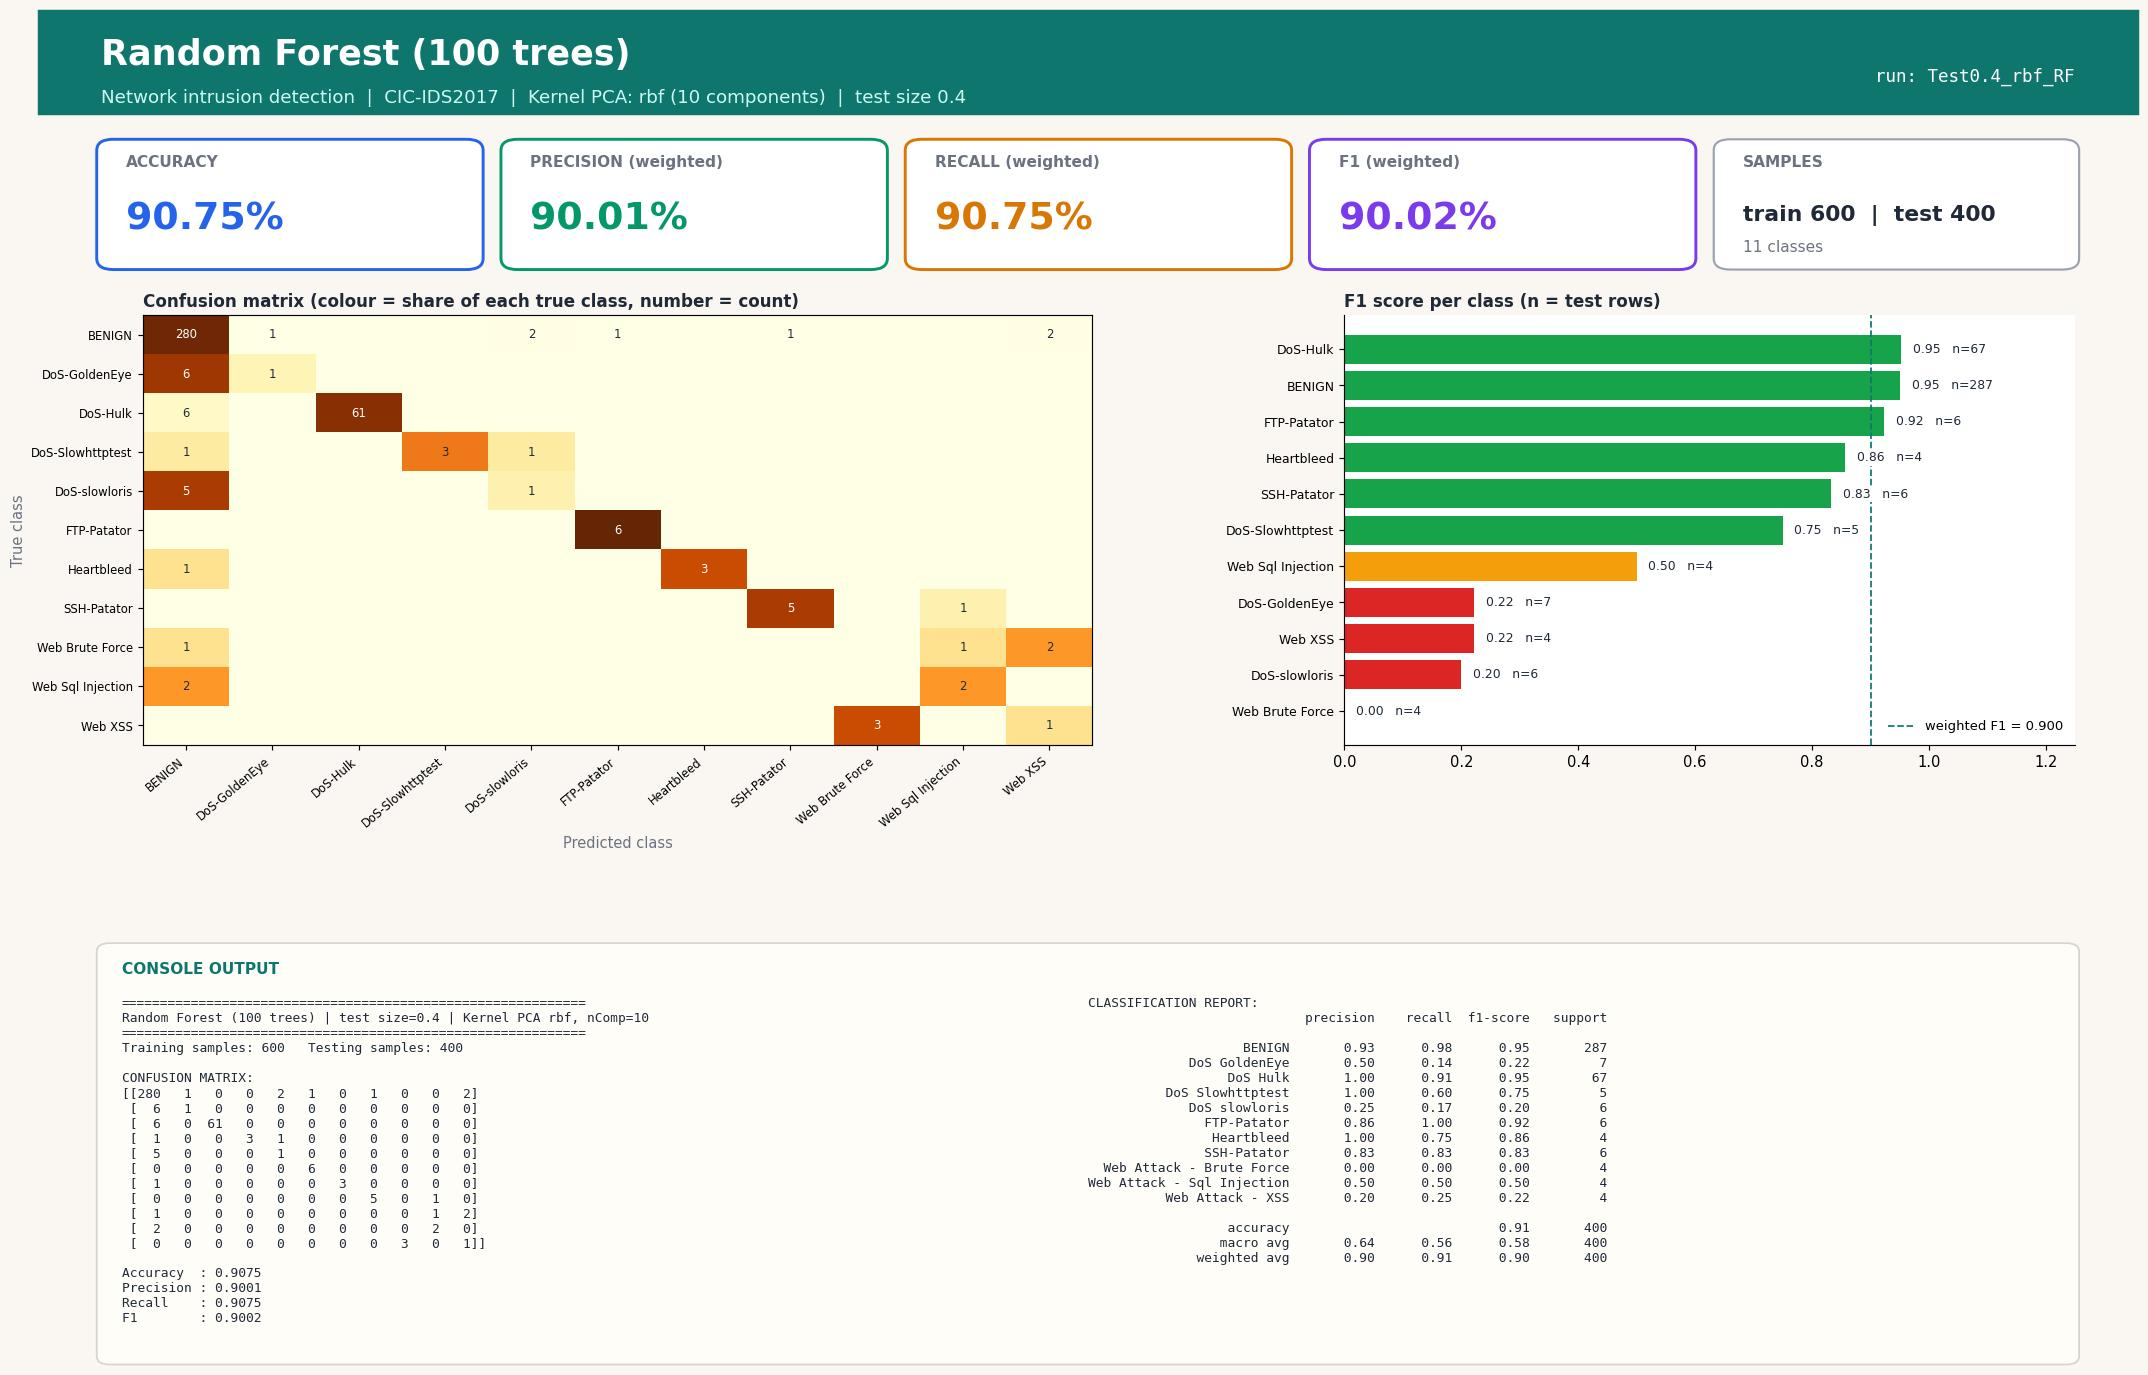

This chart was generated by the following Python code:
#!/usr/bin/env python3
"""Random Forest (100 trees) | Test size 0.4 | Kernel PCA kernel=rbf, n_components=10
CIC-IDS2017 (Tue+Wed+Thu-morning) 1000-row stratified sample.
Run in any IDE (Spyder / VS Code / PyCharm / Jupyter): open the file and press Run, no arguments needed.
Saves next to this file: 'Test0.4_rbf_RF.jpg' - one image with the console output (confusion matrix, metrics, classification report) plus charts."""
import json, os
import numpy as np
import matplotlib.pyplot as plt
from sklearn.decomposition import KernelPCA
from sklearn.ensemble import RandomForestClassifier
from sklearn.metrics import (accuracy_score, classification_report, confusion_matrix,
                             f1_score, precision_score, recall_score)
from sklearn.model_selection import train_test_split
from sklearn.preprocessing import StandardScaler

TEST_SIZE, KERNEL, N_COMP, ALG, ALG_NAME = 0.4, "rbf", 10, "RF", "Random Forest (100 trees)"
try:
    HERE = os.path.dirname(os.path.abspath(__file__))
except NameError:                      # Jupyter / interactive console
    HERE = os.getcwd()
def _find_root():                      # folder that contains data/sample.npz (works from any working directory)
    for p in (HERE, os.path.join(HERE, ".."), os.path.join(HERE, "..", ".."), os.getcwd()):
        if os.path.exists(os.path.join(p, "data", "sample.npz")):
            return os.path.abspath(p)
    raise FileNotFoundError("data/sample.npz not found - run prepare_data.py or keep the repo folder structure")
ROOT = _find_root()
tag = f"Test{TEST_SIZE}_{KERNEL}_{ALG}"

# 1. LOAD cached, cleaned sample (see prepare_data.py)
d = np.load(os.path.join(ROOT, "data", "sample.npz"), allow_pickle=True)
X, y, class_names = d["X"], d["y"], [str(c).replace("�", "-") for c in d["classes"]]

# 2. SPLIT
X_train, X_test, y_train, y_test = train_test_split(
    X, y, test_size=TEST_SIZE, random_state=42, stratify=y)

# 3. SCALE (fit on train only)
scaler = StandardScaler()
X_train = scaler.fit_transform(X_train); X_test = scaler.transform(X_test)

# 4. DIMENSIONALITY REDUCTION: Kernel PCA (fit on train only; gamma = sklearn default 1/n_features)
kpca = KernelPCA(n_components=N_COMP, kernel=KERNEL, random_state=0)
X_train = kpca.fit_transform(X_train); X_test = kpca.transform(X_test)

# 5. CLASSIFIER
classifier = RandomForestClassifier(n_estimators=100, random_state=0, n_jobs=1)
classifier.fit(X_train, y_train)
y_pred = classifier.predict(X_test)

# 6. METRICS
labels = np.arange(len(class_names))
cm = confusion_matrix(y_test, y_pred, labels=labels)
res = dict(test_size=TEST_SIZE, kernel=KERNEL, n_components=N_COMP, algorithm=ALG, model=ALG_NAME,
           n_train=int(len(y_train)), n_test=int(len(y_test)),
           accuracy=accuracy_score(y_test, y_pred),
           precision=precision_score(y_test, y_pred, average="weighted", zero_division=0),
           recall=recall_score(y_test, y_pred, average="weighted", zero_division=0),
           f1=f1_score(y_test, y_pred, average="weighted", zero_division=0))
report = classification_report(y_test, y_pred, labels=labels, target_names=class_names, zero_division=0)
lines = ["=" * 60, f"{ALG_NAME} | test size={TEST_SIZE} | Kernel PCA {KERNEL}, nComp={N_COMP}", "=" * 60,
         f"Training samples: {len(y_train)}   Testing samples: {len(y_test)}", "", "CONFUSION MATRIX:", np.array2string(cm), ""]
for k in ("accuracy", "precision", "recall", "f1"): lines.append(f"{k.capitalize():10s}: {res[k]:.4f}")
lines += ["", "CLASSIFICATION REPORT:", report]
console_output = "\n".join(lines); print(console_output)

# 7. VISUAL OUTPUT: ONE report-style image (banner, KPI cards, charts, console output) - real results only
from matplotlib.patches import FancyBboxPatch, Rectangle
short = [c.replace("Web Attack - ", "Web ").replace("DoS ", "DoS-") for c in class_names]
rep = classification_report(y_test, y_pred, labels=labels, target_names=class_names, zero_division=0, output_dict=True)
cmn = cm / np.maximum(cm.sum(axis=1, keepdims=True), 1)          # row-normalised = per-class recall
INK, MUTED, BG, ACC = "#1f2937", "#6b7280", "#faf7f2", "#0f766e"
fig = plt.figure(figsize=(20, 13.2), dpi=105, facecolor=BG)
fig.add_artist(Rectangle((0, 0.925), 1, 0.075, transform=fig.transFigure, color=ACC, zorder=0))
fig.text(0.03, 0.968, f"{ALG_NAME}", fontsize=24, fontweight="bold", color="white", va="center")
fig.text(0.03, 0.937, f"Network intrusion detection  |  CIC-IDS2017  |  Kernel PCA: {KERNEL} ({N_COMP} components)  |  test size {TEST_SIZE}",
         fontsize=12.5, color="#ccfbf1", va="center")
fig.text(0.97, 0.952, f"run: {tag}", fontsize=12, color="white", ha="right", va="center", family="monospace")

# KPI cards
cards = [("ACCURACY", res["accuracy"], "#2563eb"), ("PRECISION (weighted)", res["precision"], "#059669"),
         ("RECALL (weighted)", res["recall"], "#d97706"), ("F1 (weighted)", res["f1"], "#7c3aed")]
for i, (lab, v, col) in enumerate(cards):
    x0 = 0.03 + i * 0.1925
    fig.add_artist(FancyBboxPatch((x0, 0.815), 0.18, 0.09, boxstyle="round,pad=0.002,rounding_size=0.008", transform=fig.transFigure,
                                  facecolor="white", edgecolor=col, linewidth=2))
    fig.text(x0 + 0.012, 0.887, lab, fontsize=10.5, color=MUTED, fontweight="bold")
    fig.text(x0 + 0.012, 0.842, f"{v * 100:.2f}%", fontsize=26, color=col, fontweight="bold")
fig.add_artist(FancyBboxPatch((0.80, 0.815), 0.17, 0.09, boxstyle="round,pad=0.002,rounding_size=0.008", transform=fig.transFigure,
                              facecolor="white", edgecolor="#9ca3af", linewidth=1.5))
fig.text(0.812, 0.887, "SAMPLES", fontsize=10.5, color=MUTED, fontweight="bold")
fig.text(0.812, 0.848, f"train {res['n_train']}  |  test {res['n_test']}", fontsize=15, color=INK, fontweight="bold")
fig.text(0.812, 0.826, f"{len(class_names)} classes", fontsize=10.5, color=MUTED)

gs = fig.add_gridspec(1, 2, left=0.05, right=0.97, top=0.78, bottom=0.47, wspace=0.30, width_ratios=[1.3, 1])
ax1 = fig.add_subplot(gs[0, 0]); ax2 = fig.add_subplot(gs[0, 1])
for ax in (ax1, ax2): ax.set_facecolor("white")
im = ax1.imshow(cmn, cmap="YlOrBr", vmin=0, vmax=1, aspect="auto")
ax1.set_xticks(labels); ax1.set_yticks(labels); ax1.set_xticklabels(short, rotation=40, ha="right", fontsize=8); ax1.set_yticklabels(short, fontsize=8)
ax1.set_title("Confusion matrix (colour = share of each true class, number = count)", loc="left", fontsize=11.5, color=INK, fontweight="bold")
ax1.set_xlabel("Predicted class", color=MUTED); ax1.set_ylabel("True class", color=MUTED)
for a_ in labels:
    for b_ in labels:
        if cm[a_, b_]: ax1.text(b_, a_, cm[a_, b_], ha="center", va="center", fontsize=8, color="white" if cmn[a_, b_] > 0.6 else INK)
f1s = [rep[c]["f1-score"] for c in class_names]; sup = [int(rep[c]["support"]) for c in class_names]
order = np.argsort(f1s)
cols = ["#dc2626" if f1s[i] < 0.34 else "#f59e0b" if f1s[i] < 0.67 else "#16a34a" for i in order]
ax2.barh(range(len(order)), [f1s[i] for i in order], color=cols)
ax2.set_yticks(range(len(order))); ax2.set_yticklabels([short[i] for i in order], fontsize=8.5); ax2.set_xlim(0, 1.25)
ax2.set_title("F1 score per class (n = test rows)", loc="left", fontsize=11.5, color=INK, fontweight="bold")
for k, i in enumerate(order): ax2.text(f1s[i] + 0.02, k, f"{f1s[i]:.2f}   n={sup[i]}", va="center", fontsize=8.5, color=INK, zorder=5, bbox=dict(facecolor="white", edgecolor="none", pad=1))
for sp in ("top", "right"): ax2.spines[sp].set_visible(False)
ax2.axvline(res["f1"], color=ACC, ls="--", lw=1.2, label=f"weighted F1 = {res['f1']:.3f}"); ax2.legend(loc="lower right", fontsize=9, frameon=False)

# console output panel (same text that is printed to the console)
fig.add_artist(FancyBboxPatch((0.03, 0.025), 0.94, 0.30, boxstyle="round,pad=0.002,rounding_size=0.006", transform=fig.transFigure,
                              facecolor="#fffdf8", edgecolor="#d6d3d1", linewidth=1.2))
fig.text(0.04, 0.305, "CONSOLE OUTPUT", fontsize=10.5, color=ACC, fontweight="bold")
split_at = lines.index("CLASSIFICATION REPORT:")
fig.text(0.04, 0.288, "\n".join(lines[:split_at]), family="monospace", fontsize=8.8, color=INK, va="top")
fig.text(0.50, 0.288, "\n".join(lines[split_at:]), family="monospace", fontsize=8.8, color=INK, va="top")
plt.savefig(os.path.join(HERE, tag + ".jpg"), format="jpg", bbox_inches="tight", facecolor=BG)
if os.environ.get("ACN_NO_SHOW") != "1": plt.show()   # IDEs display the image; run_all.py disables this
plt.close()

os.makedirs(os.path.join(ROOT, "results", "json"), exist_ok=True)
with open(os.path.join(ROOT, "results", "json", tag + ".json"), "w") as f: json.dump(res, f)
